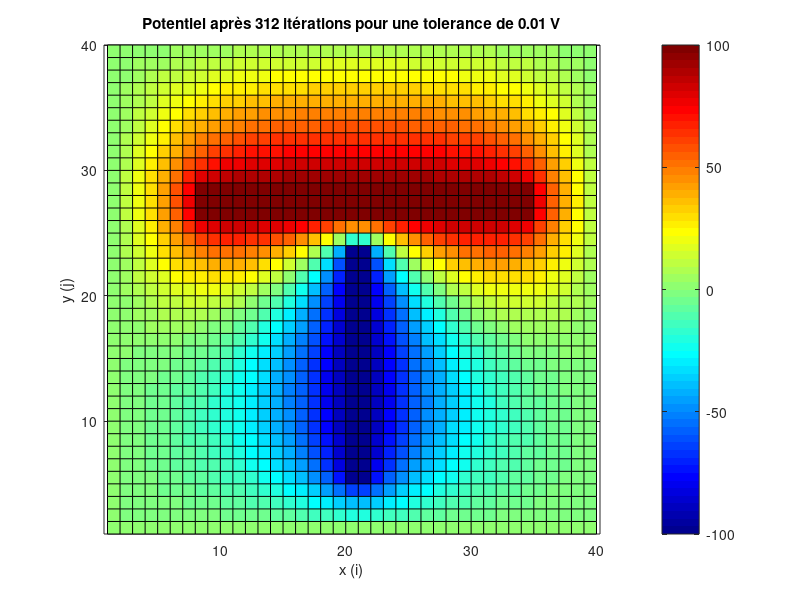
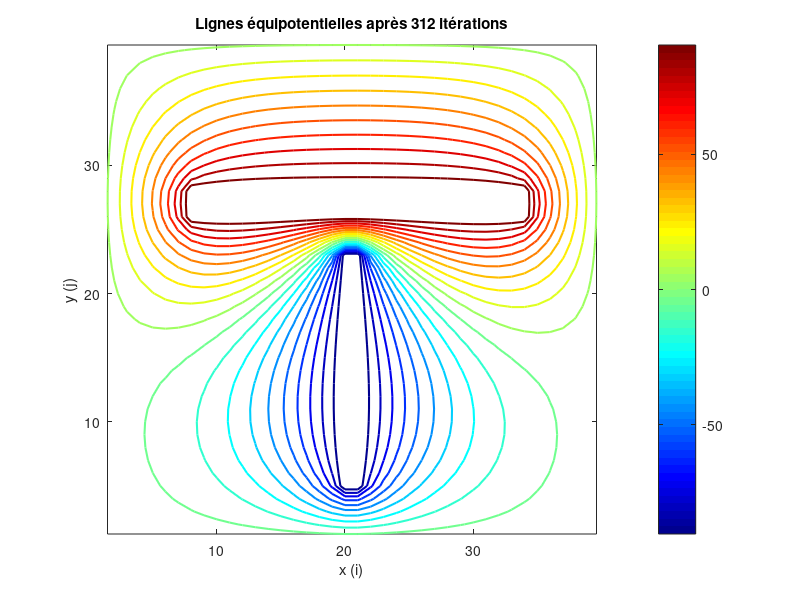
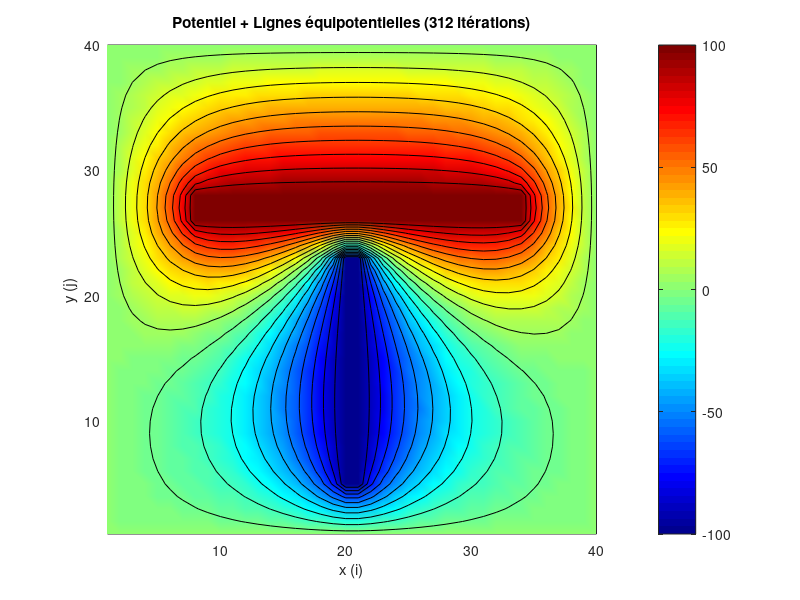

Write MATLAB code to recreate these figures, in order.
% TP02 — Résolution de l'équation de Laplace avec test de convergence
clear
close all
clc

%% Dimensions / maillage
d = 0;
dx = 1; % cm
dy = 1; % cm
Nx = 40 + d;
Ny = 40 + d;

%% Potentiels / sources
v0 = 0;
v1 = 100;
v2 = -100;

%% Initialisation de la matrice de calcul
V = zeros(Nx, Ny);

%% Définition des conducteurs
x1 = 8:34;
y1 = 26:28;
V(x1, y1) = v1;

x2 = 20:21;
y2 = 5:23;
V(x2, y2) = v2;

%% Conditions aux limites
V(1, :)   = v0;  % bord gauche
V(Nx, :)  = v0;  % bord droit
V(:, 1)   = v0;  % bord bas
V(:, Ny)  = v0;  % bord haut

%% Boucle de calcul
Niter = 5000;       % max d'itérations
tol   = 1e-2;        % tolérance de convergence
diffmax = Inf;       % initialisation

for k = 1:Niter
    Vn = V;

    for i = 2:(Nx-1)
        for j = 2:(Ny-1)
            % Ne pas modifier les conducteurs
            if (any(i == x1) && any(j == y1)) || (any(i == x2) && any(j == y2))
                continue;
            end
            % Calcul de la nouvelle valeur (moyenne des 4 voisins)
            Vn(i,j) = 0.25 * (V(i+1,j) + V(i-1,j) + V(i,j+1) + V(i,j-1));
        end
    end

##    % Réaffecter les conducteurs
##    Vn(x1, y1) = v1;
##    Vn(x2, y2) = v2;

    % Calcul de la différence maximale
    diffmax = max(max(abs(Vn - V)));

    % Mise à jour
    V = Vn;

    % Test de convergence
    if diffmax < tol
        fprintf('Convergence atteinte après %d itérations (différence max = %.6f)\n', k, diffmax);
        break;
    end
end

%% Affichage du résultat
figure;
pcolor(V');
colorbar;
colormap jet;
title(['Potentiel après ', num2str(k), ' itérations pour une tolerance de ', num2str(tol, '%.3g'), ' V']);
xlabel('x (i)');
ylabel('y (j)');
axis equal;

figure;
contour(V', 20, 'LineWidth', 1.5);  % 20 lignes équipotentielles
colorbar;
colormap jet;
title(['Lignes équipotentielles après ', num2str(k), ' itérations']);
xlabel('x (i)');
ylabel('y (j)');
axis equal tight;

figure;
pcolor(V');
shading interp;
hold on;
contour(V', 20, 'k');   % lignes noires par-dessus la carte de potentiel
colorbar;
colormap jet;
title(['Potentiel + Lignes équipotentielles (', num2str(k), ' itérations)']);
xlabel('x (i)');
ylabel('y (j)');
axis equal tight;
